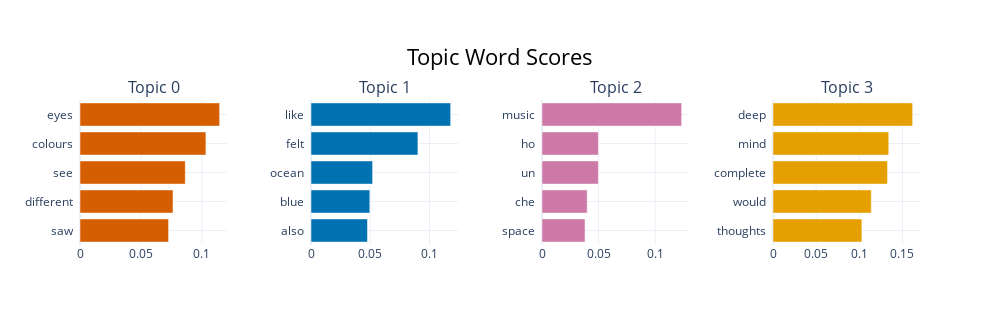

The notebook cell saved with this chart:
### Code cell
model.visualize_barchart() #Visualize the top 10 topics

### Figure 1 — Plotly figure (JSON) as saved in the notebook; plotly's stock layout.template omitted (floating-point values rounded to 4 significant figures)
{"data": [{"marker": {"color": "#D55E00"}, "orientation": "h", "type": "bar", "x": [0.07267, 0.07634, 0.0864, 0.1033, 0.1146], "xaxis": "x", "y": ["saw  ", "different  ", "see  ", "colours  ", "eyes  "], "yaxis": "y"}, {"marker": {"color": "#0072B2"}, "orientation": "h", "type": "bar", "x": [0.04764, 0.04962, 0.05197, 0.09022, 0.1178], "xaxis": "x2", "y": ["also  ", "blue  ", "ocean  ", "felt  ", "like  "], "yaxis": "y2"}, {"marker": {"color": "#CC79A7"}, "orientation": "h", "type": "bar", "x": [0.03802, 0.0399, 0.04981, 0.04981, 0.1234], "xaxis": "x3", "y": ["space  ", "che  ", "un  ", "ho  ", "music  "], "yaxis": "y3"}, {"marker": {"color": "#E69F00"}, "orientation": "h", "type": "bar", "x": [0.103, 0.1139, 0.1327, 0.1342, 0.1619], "xaxis": "x4", "y": ["thoughts  ", "would  ", "complete  ", "mind  ", "deep  "], "yaxis": "y4"}], "layout": {"annotations": [{"font": {"size": 16}, "showarrow": false, "text": "Topic 0", "x": 0.0875, "xanchor": "center", "xref": "paper", "y": 1, "yanchor": "bottom", "yref": "paper"}, {"font": {"size": 16}, "showarrow": false, "text": "Topic 1", "x": 0.3625, "xanchor": "center", "xref": "paper", "y": 1, "yanchor": "bottom", "yref": "paper"}, {"font": {"size": 16}, "showarrow": false, "text": "Topic 2", "x": 0.6375, "xanchor": "center", "xref": "paper", "y": 1, "yanchor": "bottom", "yref": "paper"}, {"font": {"size": 16}, "showarrow": false, "text": "Topic 3", "x": 0.9125, "xanchor": "center", "xref": "paper", "y": 1, "yanchor": "bottom", "yref": "paper"}], "height": 325, "hoverlabel": {"bgcolor": "white", "font": {"family": "Rockwell", "size": 16}}, "showlegend": false, "title": {"font": {"color": "Black", "size": 22}, "text": "Topic Word Scores", "x": 0.5, "xanchor": "center", "yanchor": "top"}, "width": 1000, "xaxis": {"anchor": "y", "domain": [0, 0.175], "showgrid": true}, "xaxis2": {"anchor": "y2", "domain": [0.275, 0.45], "showgrid": true}, "xaxis3": {"anchor": "y3", "domain": [0.55, 0.725], "showgrid": true}, "xaxis4": {"anchor": "y4", "domain": [0.825, 1], "showgrid": true}, "yaxis": {"anchor": "x", "domain": [0, 1], "showgrid": true}, "yaxis2": {"anchor": "x2", "domain": [0, 1], "showgrid": true}, "yaxis3": {"anchor": "x3", "domain": [0, 1], "showgrid": true}, "yaxis4": {"anchor": "x4", "domain": [0, 1], "showgrid": true}}}
